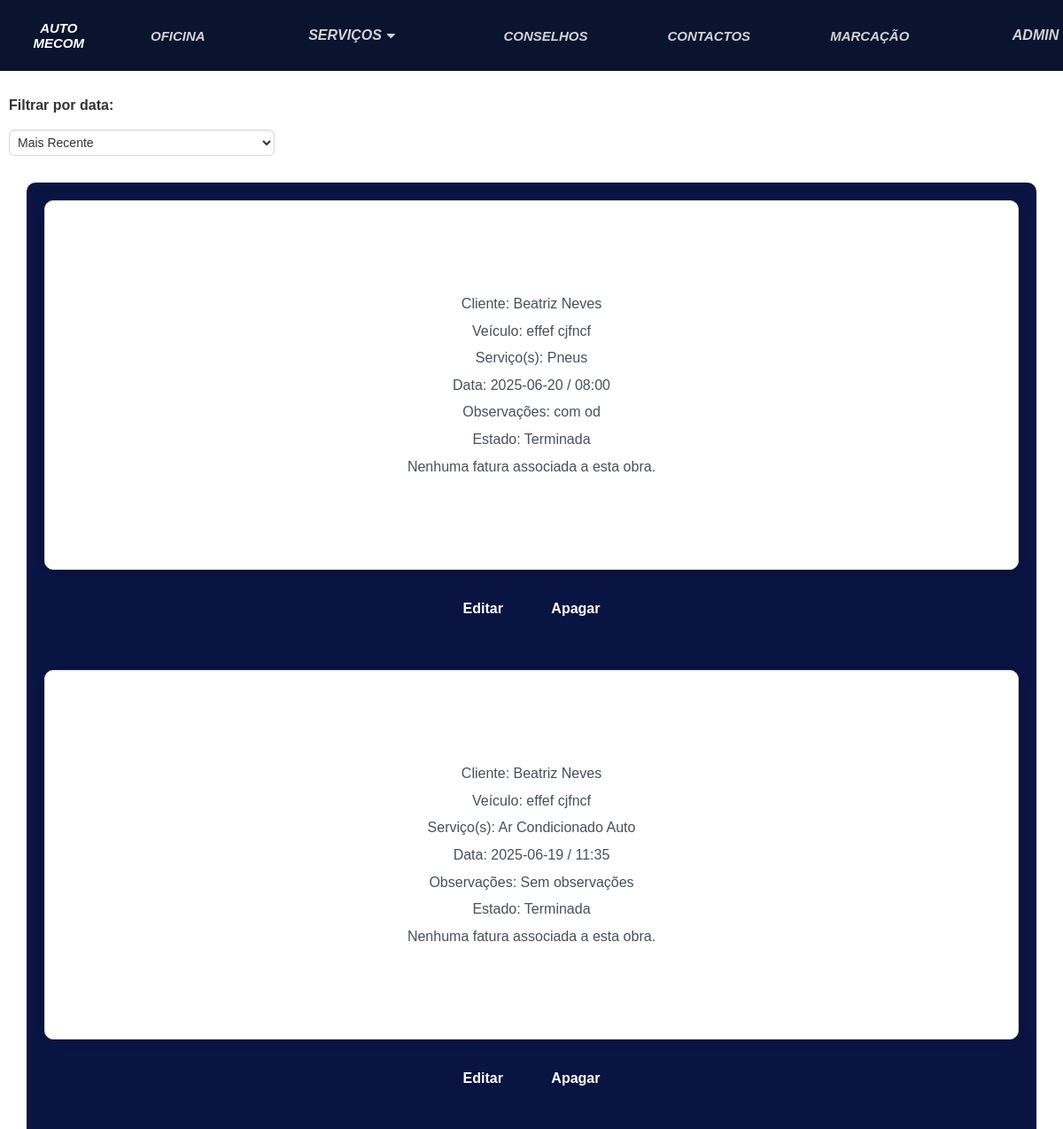
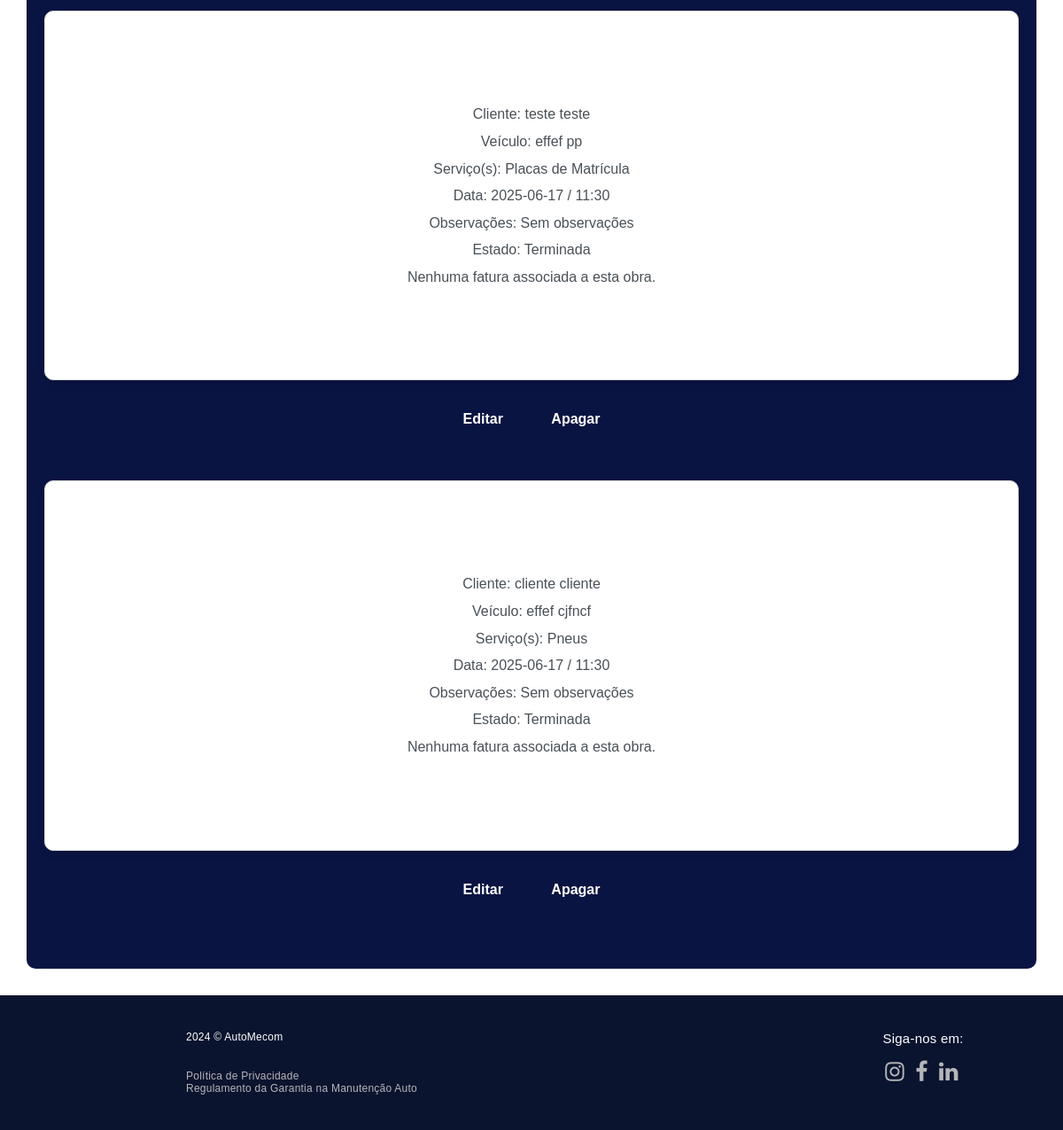
The app's page /obras.html (signed in) with its own data (2 pictures, top to bottom).
### automecom/models.py (models this page shows, shortened)
class Marcacao(models.Model):
    utilizador = models.ForeignKey(Utilizador, on_delete=models.CASCADE, related_name="marcacoes", blank=True,
                                   null=True)
    nome = models.CharField(max_length=200)
    apelido = models.CharField(max_length=200)
    email = models.CharField(max_length=200)
    servicos = models.ManyToManyField(Servico)
    veiculo = models.OneToOneField(Veiculo, on_delete=models.CASCADE)
    data = models.CharField(max_length=200, default=0)
    hora = models.CharField(max_length=200, default=0)
    descricao = models.TextField(max_length=500, blank=True, null=True)
    imagem = models.ImageField(null=True, blank=True)
    ESTADOS = [
        ('Por confirmar', 'Por confirmar'),
        ('Confirmado', "Confirmado"),
        ('Recusado', 'Recusado'),
        ('Terminada', 'Terminada')
    ]
    estado = models.CharField(max_length=50, choices=ESTADOS, default='Por confirmar')
    numero = models.IntegerField(default=0)
    orcamento = models.FileField(upload_to='tarefas/', null=True, blank=True)
    observacoes = models.TextField(max_length=500, default="Sem observações")
    fatura = models.FileField(upload_to='tarefas/', null=True, blank=True)

class Veiculo(models.Model):
    marca = models.CharField(max_length=200)
    modelo = models.CharField(max_length=200)
    ano = models.PositiveIntegerField(default=0000)
    matricula = models.CharField(max_length=8)
    kms = models.IntegerField(null=False, blank=False)
    def __str__(self):
        return self.marca + " " + self.modelo

class Servico(models.Model):
    nome = models.CharField(max_length=50)
    descricao = models.CharField(max_length=350, default="", blank=True)
    tipo = models.ManyToManyField(TipoServico, blank=True)

### automecom/views.py (the view, shortened to what this page needs)
# urls.py: path('obras.html', views.obras_view, name='obras'),
def obras_view(request):
    if not Utilizador.objects.filter(user=request.user).exists():
        messages.error(request, "Perfil de utilizador não encontrado. Por favor, contate o suporte.")
    ordenar_por = request.GET.get('filtro', '-data')
    if is_administrador(request.user):
        marcacoes_realizadas = Marcacao.objects.filter(estado='Terminada')
    marcacoes_realizadas = marcacoes_realizadas.order_by(ordenar_por)
    context = {
        "marcacoes": marcacoes_realizadas,
        "ordenar_por": ordenar_por,  # Passa o valor de ordenação para o template manter a seleção
    }
    return render(request, 'automecom/obras.html', context)

### automecom/templatetags/custom_tags.py (called while the page is built)
@register.filter(name="is_administrador")
def is_administrador(user):
    if isinstance(user, AnonymousUser):
        return False
    try:
        utilizador = Utilizador.objects.get(user=user)
        print(f"Usuário {user.username} é administrador: {utilizador.administrador}")
    except Utilizador.DoesNotExist:
        return False
    return utilizador.administrador

### automecom/templates/automecom/obras.html (shortened to what this page needs)
{% extends 'automecom/layout.html' %}
{% load custom_tags %}
{% block main %}
<html lang="en">
<head>
    {% load static %}
</head>
<body>
<form method="get" action="" class="filter-form" style="width: 300px;">
    <label for="filtro" style="font-weight: bold;">Filtrar por data:</label>
    <select name="filtro" id="filtro" onchange="this.form.submit()" style="padding: 5px; margin: 10px 0;">
       <option value="-data" {% if ordenar_por == "-data" %}selected{% endif %}>Mais Recente</option>
    </select>
</form>
<section>
    {% if marcacoes %}
        {% for marcacao in marcacoes %}
            {% if marcacao.estado == "Terminada" %}
            <div class="Serv">
                <div>
                    <br>
                    {% if user|is_administrador %}
                        <p>Cliente: {{ marcacao.nome }} {{ marcacao.apelido }}</p>
                        <p>Veículo: {{ marcacao.veiculo }}</p>
                        {% for servico in marcacao.servicos.all %}
                            <p>Serviço(s): {{ servico.nome }}</p>
                        {% endfor %}
                        <p>Data: {{ marcacao.data }} / {{ marcacao.hora }}</p>
                        <p>Observações: {{ marcacao.observacoes }}</p>
                        <p>Estado: {{ marcacao.estado }}</p>
                        {% if marcacao.fatura %}
                            <p>Fatura: <a href="{{ marcacao.fatura.url }}" target="_blank">Ver Fatura</a></p>
                        {% else %}
                            <p>Nenhuma fatura associada a esta obra.</p>
                        {% endif %}
                    {% endif %}
                    <br>
                </div>
            </div>
            {% if user|is_administrador %}
<a href="{% url 'automecom:editar_obra' marcacao.id %}" class="botao">Editar</a>
                <a href="{% url 'automecom:obras' %}" class="botao">Apagar</a>
            {% endif %}
            <br>
            {% endif %}
        {% endfor %}
    {% else %}
        <p style="color:white; font-size:20px; padding:20px; padding-bottom:10px">Não existem obras associadas.</p>
    {% endif %}
</section>
</body>
</html>
{% endblock %}

### automecom/templates/automecom/layout.html (shortened to what this page needs)
{% load custom_tags %}
{% load static %}
<html lang="pt">
<head>
    <link rel="stylesheet" href="https://cdnjs.cloudflare.com/ajax/libs/font-awesome/4.7.0/css/font-awesome.min.css">
    <link rel="stylesheet" href="{% static 'automecom/css/estilos.css' %}">
</head>
<body>
  <header>
      <nav class="logo"><a class="textmenu" href="home">AUTO MECOM</a></nav>
      <nav class="textmenu menu-links">
        <a href="sobre">OFICINA</a>
        <div class="subnav">
            <a class="subnavbtn" href="servicos">SERVIÇOS <i class="fa fa-caret-down"></i></a>
        </div>
        <a href="conselhos">CONSELHOS</a>
        <a href="contactos">CONTACTOS</a>
        <a href="marcacao">MARCAÇÃO</a>
        <div class="subnav">
        {% if request.user.is_authenticated %}
            <a class="subnavbtn">{{ user.username }}<i class="fa fa-caret-down"></i></a>
        {% endif %}
        </div>
    </nav>
  </header>
  <div class="espace"></div>
  <main>
  <div class="conteudo">
      {% block main %}
      {% endblock main %}
  </div>
    <footer>
      <div class="creditos">
          <div class="container">
              <div class="leftsubmenu">
                  <div>
                      <ul class="sub-menu">
                          <p>2024 © AutoMecom</p>
                          <br>
                            <li><a href="privacidade.html">Política de Privacidade</a></li>
                            <li><a href="garantia.html">Regulamento da Garantia na Manutenção Auto</a></li>
                      </ul>
                  </div>
              </div>
              <div class="rightsubmenu">
                  <p>Siga-nos em:</p>
                  <div class="social">
                      <a><a href="//www.instagram.com/automecom/" target="_blank"><i class="fa fa-instagram" style="font-size:25px;"></i></a></a>
                      <a><a href="" target="_blank"><i class="fa fa-facebook" style="font-size:25px;"></i></a></a>
                      <a><a href="" target="_blank"><i class="fa fa-linkedin" style="font-size:25px;"></i></a></a>
                  </div>
              </div>
          </div>
      </div>
  </footer>
  </main>
</body>
</html>

### automecom/static/automecom/css/estilos.css (style rules this page uses)
* { padding: 0; margin: 0; box-sizing:border-box; font-family: sans-serif; }
header { height: 10vh; background: rgb(10, 20, 47); color: white; top: 0; z-index: 1000; position: fixed; display:flex; justify-content: space-between; align-items: center; width:100% }
.espace { height: 10vh; width:100% }
header nav { display:flex; justify-content: flex-end; }
nav { height: 100%; }
nav a { padding: 0 2.5em; text-decoration: none; color: lightgray; overflow: hidden; height: 100%; display: flex; justify-content: center; align-items: center; }
.subnav a { padding: 0 4em; text-decoration: none; font-size: 1rem; color: lightgray; overflow: hidden; height: 100%; }
.subnavbtn { z-index: 2; }
main { display: flex; margin: auto; flex-direction: column; min-height: 95vh; background-color:white; box-sizing: border-box; padding: 0px; width:100%; }
.conteudo { width: 100%; max-width: 1200px; margin:auto; padding : 10px; }
footer { position: relative; height: auto; display: flex; flex-direction:column; justify-content: flex-end; align-items: center; background: #0A142FFF; color: white; text-align: center; padding: 20px 0; bottom: 0; width: 100%; box-sizing: border-box; }
footer .creditos { background: #0A142FFF; width: 100%; font-size: 12px; font-weight: normal; letter-spacing: 0.24px; color: #ffffff; padding: 20px 0; margin: 0; }
footer .creditos .container { display: flex; flex-wrap: wrap; }
.container, .container-fluid { position: relative; width: 100%; padding: 0 20px; }
footer .creditos .container div { text-align: right; }
footer .rightsubmenu { color: white; font-size: 15px; margin-left: 200px; }
.leftsubmenu { padding-left: 10px; -ms-flex: 0 0 66.666667%; flex: 0 0 66.666667%; max-width: 66.666667%; display: flex; }
footer ul { padding-left: 180px; list-style: none; text-align: left; }
footer .creditos a { color:#B5B5B9; }
footer .creditos ul { font-size: 12px; }
.sub-menu a { color: white; text-decoration: none; }
p { margin-top: 0; margin-bottom: 1rem; }
footer .social { font-size: 0; padding: 5px 0; text-align: right; margin-top: -10px; }
.fa { padding: 6px; }
* { box-sizing:border-box }
.textmenu { font-size: 15px; color: white; font-weight: 550; letter-spacing: normal; text-transform: uppercase; text-align: center; position: relative; font-style: italic; }
label { font-size: 1rem; font-weight: bold; margin-bottom: 0.5rem; display: block; color: #333; }
input[type="text"], input[type="date"], input[type="time"], textarea, select { padding: 0.5rem; font-size: 1rem; border: 1px solid #ddd; border-radius: 10px; box-shadow: inset 0 1px 3px rgba(0, 0, 0, 0.1); width: 100%; }
form { margin: 20px 0; }
select, textarea { width: 100%; padding: 10px; border: 1px solid #ddd; border-radius: 6px; font-size: 14px; color: #333; background: #fff; box-shadow: inset 0 1px 3px rgba(0, 0, 0, 0.1); transition: border-color 0.3s; }
section { background-color: rgb(10, 20, 66); padding: 20px; border-radius: 10px; margin: 20px; text-align: center; }
.Serv { background-color: #ffffff; border: 1px solid #ddd; padding: 80px; margin-bottom: 5px; border-radius: 10px; box-shadow: 0 4px 8px rgba(0, 0, 0, 0.1); transition: transform 0.3s ease, box-shadow 0.3s ease; }
.Serv p { font-size: 16px; color: #495057; line-height: 1.6; margin: 5px 0; }
.botao { display: inline-block; background-color: rgb(10, 20, 66); color: #ffffff; text-align: center; padding: 10px 20px; margin: 20px 5px; margin-bottom:50px; border-radius: 5px; text-decoration: none; font-size: 16px; font-weight: bold; transition: background-color 0.3s ease, transform 0.2s ease; }
ul, ol { margin: 0; padding: 0 0 0 20px; }
.menu-links { display: flex; gap: 15px; }

### records on screen
Marcacao: nome "Beatriz", apelido "Neves", veiculo "effef cjfncf", data "2025-06-20", hora "08:00", observacoes "com od", estado "Terminada", fatura "Nenhuma fatura associada a esta obra."
Servico: nome "Pneus"
Marcacao: nome "Beatriz", apelido "Neves", veiculo "effef cjfncf", data "2025-06-19", hora "11:35", observacoes "Sem observações", estado "Terminada", fatura "Nenhuma fatura associada a esta obra."
Servico: nome "Ar Condicionado Auto"
Marcacao: nome "teste", apelido "teste", veiculo "effef pp", data "2025-06-17", hora "11:30", observacoes "Sem observações", estado "Terminada", fatura "Nenhuma fatura associada a esta obra."
Servico: nome "Placas de Matrícula"
Marcacao: nome "cliente", apelido "cliente", veiculo "effef cjfncf", data "2025-06-17", hora "11:30", observacoes "Sem observações", estado "Terminada", fatura "Nenhuma fatura associada a esta obra."

### other values on screen
{{ user.username }} "ADMIN"
